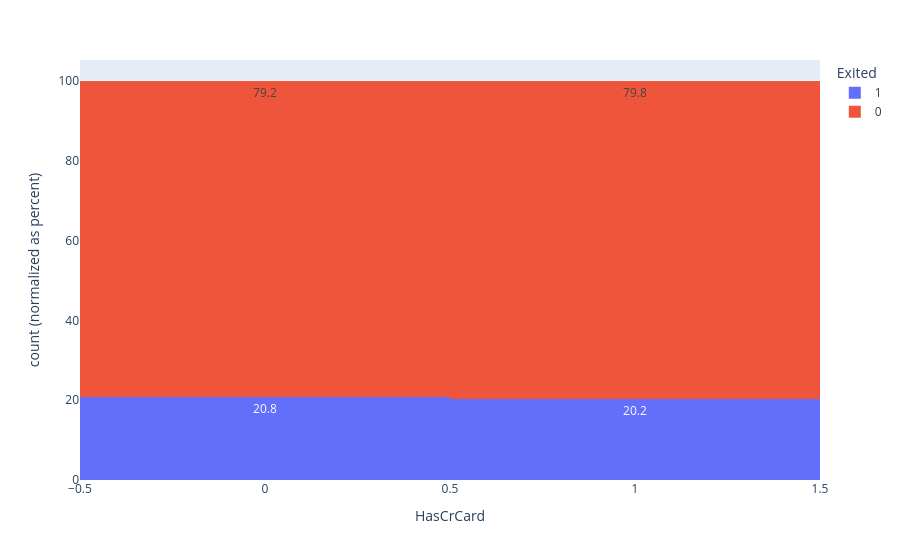

The cell this chart's notebook holds for it:
### Markdown cell above
#### Cartão de credito

### Code cell
grafico = px.histogram(tabela, x='HasCrCard', color='Exited',
                        barnorm='percent',text_auto='.1f')

grafico.show()

### Figure 1 — Plotly figure (JSON) as saved in the notebook; plotly's stock layout.template omitted (floating-point values rounded to 4 significant figures; data arrays with more than 128 entries replaced by an {"elided": "..."} marker saying what was removed)
{"data": [{"bingroup": "x", "hovertemplate": "Exited=1<br>HasCrCard=%{x}<br>count (normalized as percent)=%{y}<extra></extra>", "legendgroup": "1", "marker": {"color": "#636efa", "pattern": {"shape": ""}}, "name": "1", "orientation": "v", "showlegend": true, "texttemplate": "%{value:.1f}", "type": "histogram", "x": {"elided": "2037 int values"}, "xaxis": "x", "yaxis": "y"}, {"bingroup": "x", "hovertemplate": "Exited=0<br>HasCrCard=%{x}<br>count (normalized as percent)=%{y}<extra></extra>", "legendgroup": "0", "marker": {"color": "#EF553B", "pattern": {"shape": ""}}, "name": "0", "orientation": "v", "showlegend": true, "texttemplate": "%{value:.1f}", "type": "histogram", "x": {"elided": "7963 int values"}, "xaxis": "x", "yaxis": "y"}], "layout": {"barmode": "relative", "barnorm": "percent", "legend": {"title": {"text": "Exited"}, "tracegroupgap": 0}, "margin": {"t": 60}, "xaxis": {"anchor": "y", "domain": [0, 1], "title": {"text": "HasCrCard"}}, "yaxis": {"anchor": "x", "domain": [0, 1], "title": {"text": "count (normalized as percent)"}}}}
